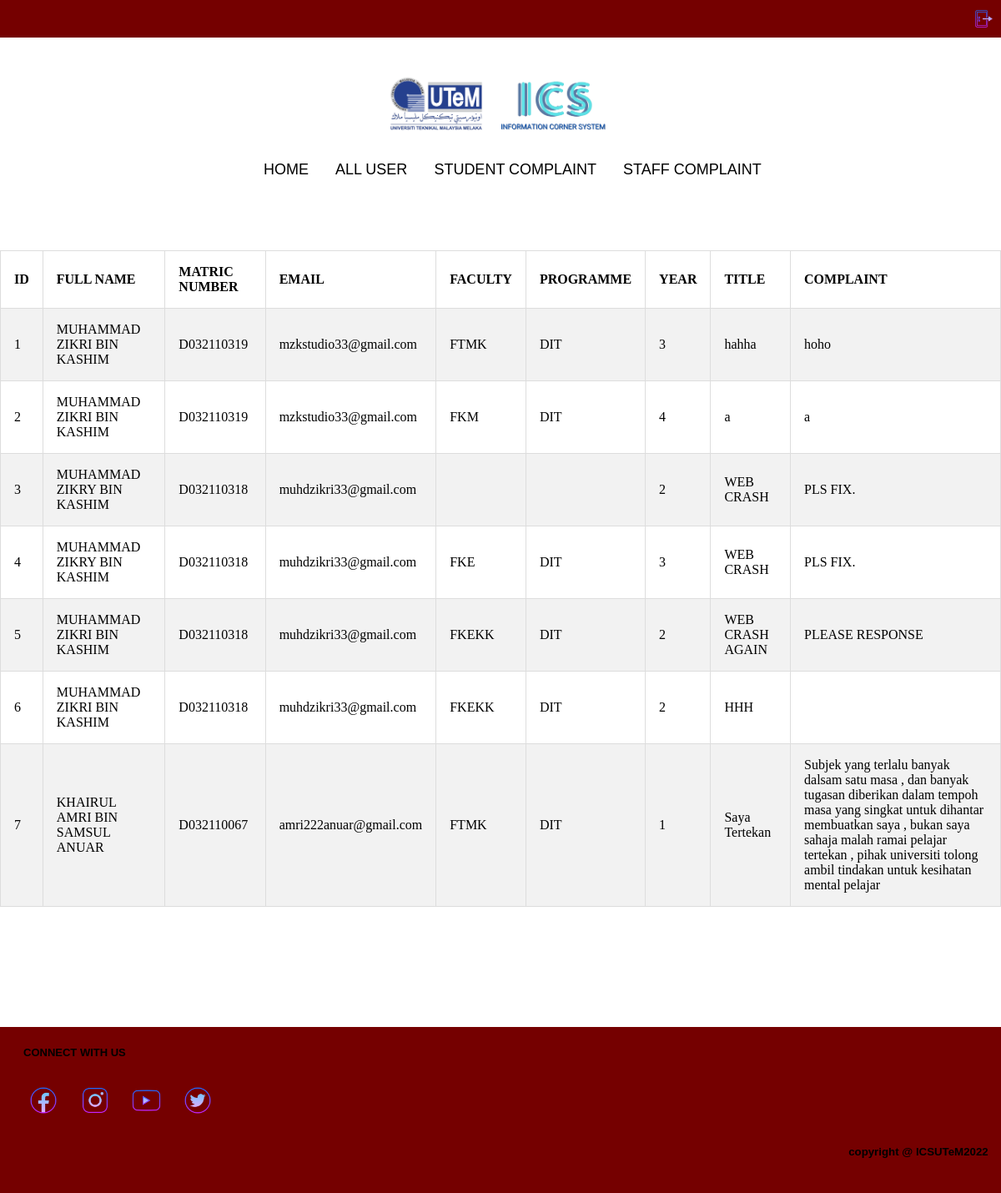
Page /csd.php on the committed database.
### tables this page shows
CREATE TABLE `studentcomplaint` (
  `id` int(11) NOT NULL,
  `name` varchar(100) NOT NULL,
  `matric` varchar(20) NOT NULL,
  `email` varchar(100) NOT NULL,
  `faculty` varchar(10) NOT NULL,
  `prog` varchar(10) NOT NULL,
  `year` varchar(10) NOT NULL,
  `title` varchar(300) NOT NULL,
  `complaint` varchar(50000) NOT NULL
);

### csd.php (the view, shortened to what this page needs)
<link rel="stylesheet" href="css/adminP1.css">
<?php
include ('database/connect.php');
include("headAdmin.php");
?>
<table border="1" cellpadding="5" cellspacing="5" align="center" class="data1" >
        <tr style=" font-weight:bolder;">
        <td> ID </td>
        <td> FULL NAME </td>
        <td> MATRIC NUMBER</td>
        <td> EMAIL </td>
        <td> FACULTY </td>
        <td> PROGRAMME </td>
        <td> YEAR </td>
        <td> TITLE </td>
        <td> COMPLAINT </td>
        </tr>
        <?php
       $sql= "SELECT * FROM studentcomplaint ";
       $result = $conn->query($sql);
       if ($result->num_rows > 0) {
         while($row = $result->fetch_assoc()) {
            echo "<tr><td>".$row['id']. "</td>";
            echo "<td>".$row['name']. "</td>";
            echo "<td>".$row['matric']. "</td>";
            echo "<td>".$row['email']. "</td>";
            echo "<td>".$row['faculty']."</td>";
            echo "<td>".$row['prog']."</td>";
            echo "<td>".$row['year']."</td>";
            echo "<td>".$row['title']."</td>";
            echo "<td>".$row['complaint']."</td>";
            echo "</tr>";
        }
      }
echo"</table>";
?>
 <footer>
  <?php
    include("footerAdmin.php");
  ?>
</footer>

### headAdmin.php
<!DOCTYPE html>
<html>
    <link rel="stylesheet" href="css/adminP1.css">
    <body>
        <div>
        <center><a href="logout.php" class="logout"><p  class="atas"><img src="image/but_logout.png" width="25px"></p></a></center>
        </div>
        <br/>
        <img src="image/bannerO.png" class="banner">
        <nav class="navigate">
            <ul>
                <li><a class="active" href="adminpage.php">HOME</a></li>
                <li><a href="alluser.php"> ALL USER </a></li>
                <li><a href="csd.php"> STUDENT COMPLAINT </a></li>
                <li><a href="cst.php"> STAFF COMPLAINT </a></li>
              </ul>
        </nav>
    </body>
</html>

### footerAdmin.php
<!DOCTYPE html>
<html>
    <link rel="stylesheet" href="css/footerAdmin.css">
    <footer class="rr">
    <table border="0" cellspacing="2" cellpadding="1">
        <tr>
            <td colspan="4"><h4 class="text1">CONNECT WITH US</h4></td>
        </tr>
        <tr>
            <td><a href="https://www.facebook.com/MyUTeM/" target="_blank"><img src="image/but_facebook.png" class="button"></a></td>
            <td><a href="https://www.instagram.com/myutem/" target="_blank"><img src="image/but_ig.png" class="button"></a></td>
            <td><a href="https://www.youtube.com/channel/UCmJKvkfmZf4pbXwDqo2sZZg" target="_blank"><img src="image/but_youtube.png" class="button"></a></td>
            <td><a href="https://twitter.com/myutem/" target="_blank"><img src="image/but_twitter.png" class="button"></a></td>
        </tr>
    </table>
    <h5>copyright @ ICSUTeM2022</h5>
    </footer>
</html>

### css/adminP1.css (style rules this page uses)
body { margin: 0%; }
.banner { width: 50%; display: block; margin-left: auto; margin-right: auto; }
ul { list-style-type: none; margin: 0; padding: 0; overflow: hidden; margin-left: auto; margin-right: auto; }
li { float: left; }
li a { display: block; color: black; font-style:normal; font-family: Arial, Helvetica, sans-serif; text-align: center; font-size: large; padding: 14px 16px; text-decoration: none; }
.navigate { margin-top: 10px; padding-left: 25%; }
.logout { font-family: Arial, Helvetica, sans-serif; font-size: small; font-weight: bold; margin-bottom: 5px; text-decoration: none; color: black; }
p.atas { text-align: right; color: rgb(255, 255, 255); font-family: -apple-system, BlinkMacSystemFont, 'Segoe UI', Roboto, Oxygen, Ubuntu, Cantarell, 'Open Sans', 'Helvetica Neue', sans-serif; width: 98.5%; margin-left: auto; margin-right: auto; margin-top: 0; padding: 10px; background-color: rgb(117, 0, 0); }
footer { background-color: rgb(117, 0, 0); padding: 10px; margin-left: auto; margin-right: auto; }
table.data1 { border-collapse: collapse; border-spacing: 0; width: 100%; border: 1px solid #ddd; }
table.data1 tr, table.data1 td { text-align: left; padding: 16px; }
table.data1 tr:nth-child(even) { background-color: #f2f2f2; }

### css/footerAdmin.css (style rules this page uses)
.button { width: 1cm; padding: 10px; }
footer.rr { background-color: rgb(117, 0, 0); width:98.7%; }
.text1 { margin-left: 5px; color: rgb(0, 0, 0); font-size: small; font-family: Arial, Helvetica, sans-serif; }
h5 { font-family: Arial, Helvetica, sans-serif; color: rgb(0, 0, 0); text-align: right; }

### rows in the picture
studentcomplaint: id "1", name "MUHAMMAD ZIKRI BIN KASHIM", matric "D032110319", email "mzkstudio33@gmail.com", faculty "FTMK", prog "DIT", year "3", title "hahha", complaint "hoho"
studentcomplaint: id "2", name "MUHAMMAD ZIKRI BIN KASHIM", matric "D032110319", email "mzkstudio33@gmail.com", faculty "FKM", prog "DIT", year "4", title "a", complaint "a"
studentcomplaint: id "3", name "MUHAMMAD ZIKRY BIN KASHIM", matric "D032110318", email "muhdzikri33@gmail.com", year "2", title "WEB CRASH", complaint "PLS FIX."
studentcomplaint: id "4", name "MUHAMMAD ZIKRY BIN KASHIM", matric "D032110318", email "muhdzikri33@gmail.com", faculty "FKE", prog "DIT", year "3", title "WEB CRASH", complaint "PLS FIX."
studentcomplaint: id "5", name "MUHAMMAD ZIKRI BIN KASHIM", matric "D032110318", email "muhdzikri33@gmail.com", faculty "FKEKK", prog "DIT", year "2", title "WEB CRASH AGAIN", complaint "PLEASE RESPONSE"
studentcomplaint: id "6", name "MUHAMMAD ZIKRI BIN KASHIM", matric "D032110318", email "muhdzikri33@gmail.com", faculty "FKEKK", prog "DIT", year "2", title "HHH"
studentcomplaint: id "7", name "KHAIRUL AMRI BIN SAMSUL ANUAR", matric "D032110067", email "amri222anuar@gmail.com", faculty "FTMK", prog "DIT", year "1", title "Saya Tertekan", complaint "Subjek yang terlalu banyak dalsam satu masa , dan banyak tugasan diberikan dalam tempoh masa yang singkat untuk dihantar membuatkan saya , bukan saya sahaja malah ramai pelajar tertekan , pihak universiti tolong ambil tindakan untuk kesihatan mental pelajar"
